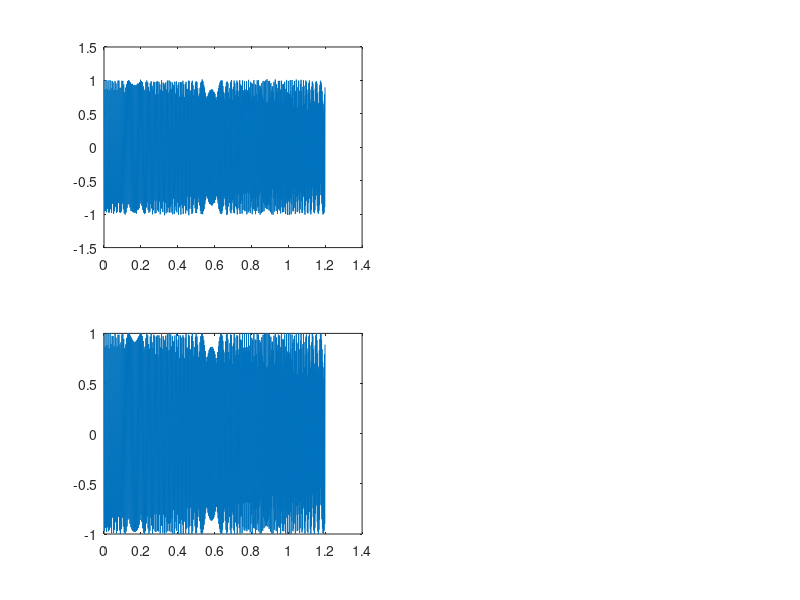

Here is the MATLAB script that generated this plot: (Note: this script raises an error after producing the figure.)
%%%%%%%%%%%%%%%%%%%%%%%%%%%%%%%%%%%%%%%%%%%%%%%%%%%%%%%%%%%%%%%%%%%%%%%%%%%%%%%%
% bandpower Measure the Power of a Signal
% http://de.mathworks.com/help/signal/ug/measure-the-power-of-a-signal.html
%%%%%%%%%%%%%%%%%%%%%%%%%%%%%%%%%%%%%%%%%%%%%%%%%%%%%%%%%%%%%%%%%%%%%%%%%%%%%%%%
%
% The power of a signal is the sum of the absolute squares of its time-domain
% samples divided by the signal length, or, equivalently, the square of its RMS
% level. The function bandpower allows you to estimate signal power in one step.
%
% Die Leistung eines Signals ist die Summe der absoluten Quadrate seiner
% Abtastwerte im Zeitbereich geteilt durch die Signallänge, oder äquivalent dem
% Quadrat seines Effektivwerts. Die Funktion Bandpower ermöglicht es Ihnen,
% Signalleistung in einem Schritt zu schätzen.

% Consider a unit chirp embedded in white Gaussian noise and sampled at 1 kHz
% for 1.2 seconds. The chirp's frequency increases in one second from an initial
% value of 100 Hz to 300 Hz. The noise has variance  $0.01^2$. Reset the random
% number generator for reproducible results.
%
% Betrachten Sie eine Einheit Chirp in weißes Gaußsches Rauschen eingebettet
% sind und bei 1 kHz für 1,2 Sekunden abgetastet. Das Chirpen der Frequenz
% zunimmt in einer Sekunde von einem Anfangswert von 100 Hz bis 300 Hz. Der Lärm
% hat Varianz 0,01 $ ^ 2 $. Setzen Sie den Zufallszahlengenerator für
% reproduzierbare Ergebnisse.
%%%%%%%%%%%%%%%%%%%%%%%%%%%%%%%%%%%%%%%%%%%%%%%%%%%%%%%%%%%%%%%%%%%%%%%%%%%%%%%%
N = 1200;
Fs = 1000;
t = (0:N-1)/Fs;

f1 = figure(1);
SUBS=220;

sigma1 = 0.01;
sigma2 = 0;
%rng('default')

s = chirp(t,180,1,300) + sigma1*randn(size(t));
s2 = chirp(t,180,1,300) + sigma2*randn(size(t));
%s = chirp(t,100,1,300); 
%s = sinc(t);
subplot(SUBS+1);
plot(t,s);
subplot(SUBS+3);
plot(t,s2);
%% Verify that the power estimate given by bandpower is equivalent to the
% definition.
pRMS = rms(s)^2;
powbp = bandpower(s,Fs,[0 Fs/2]);

%% Use the obw function to estimate the width of the frequency band that contains
% 99% of the power of the signal, the lower and upper bounds of the band, and
% the power in the band. The function also plots the spectrum estimate and
% annotates the occupied bandwidth.
subplot(SUBS+2);
obw(s,Fs)
subplot(SUBS+4);
obw(s2,Fs)

[wd,lo,hi,power] = obw(s,Fs);
powtot = power/0.99

return
%%
%%%%%%%%%%%%%%%%%%%%%%%%%%%%%%%%%%%%%%%%%%%%%%%%%%%%%%%%%%%%%%%%%%%%%%%%%%%%%%%%
% awgn() power spectral density
%%%%%%%%%%%%%%%%%%%%%%%%%%%%%%%%%%%%%%%%%%%%%%%%%%%%%%%%%%%%%%%%%%%%%%%%%%%%%%%%

delete(findall(0,'type','line'));
%clear all; close all; startup

fs = 50e3;
Ts=1/fs;
tt = 0:Ts:3-Ts;

noise(:,1) = randn(size(tt));
noise(:,2) = rand(size(tt));
noise(:,3) = wgn(length(tt),1,0);
%%
x = cos(2*pi*tt*1.24e3)+ cos(2*pi*tt*10e3)+ randn(size(tt));

nfft = 2^nextpow2(length(x));
Pxx = abs(fft(x,nfft)).^2/length(x)/fs;

% Create a single-sided spectrum
Hpsd = dspdata.psd(Pxx(1:length(Pxx)/2),'Fs',fs);  
f1=figure(1);
SUB=230;

bins=20;
subplot(SUB+1)
hist(noise(:,1),bins);
legend('randn(size(tt))')
title(sprintf('bandpower = \n%g', bandpower(noise(:,1))));

subplot(SUB+2)
hist(noise(:,2),bins)
legend('rand(size(tt))')

subplot(SUB+3)
hist(noise(:,3),bins)
legend('wgn(length(tt),1,0)')

subplot(SUB+4)
plot(Pxx)

subplot(SUB+5)
plot(Hpsd)

%%
% pwr specifies the power of nt in dB relative to a watt
pwr=0;
% 1e4 samples of white gausian noise
nt=wgn(1e4,1,pwr);   
